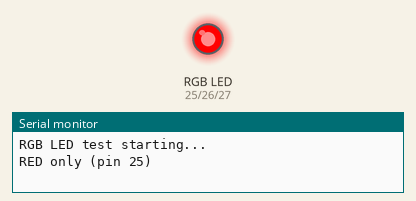
This sketch was run on a simulated ESP32. Shown: an RGB LED mixed from three pins (HIGH = lit), the last lines printed to the serial monitor. Dim RGB values are drawn brighter than linear.

Above: at 0.55 s.
At 1.95 s:
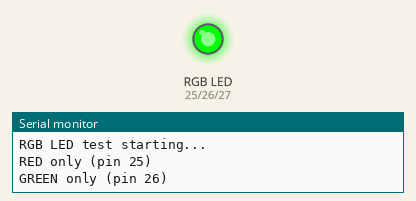
At 3.4 s:
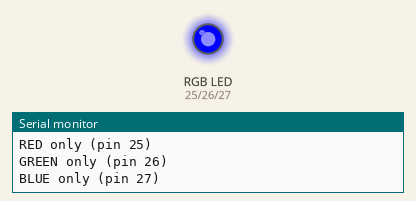
At 6.3 s:
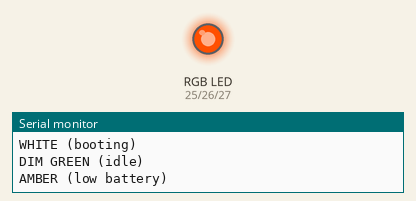
At 9.2 s:
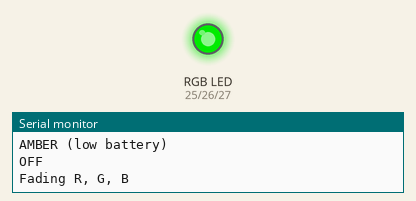
At 12.1 s:
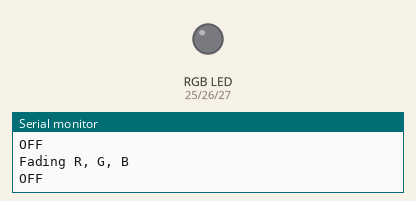
Timing chart, 0 to 15.6 s (numbered marks = the images above):
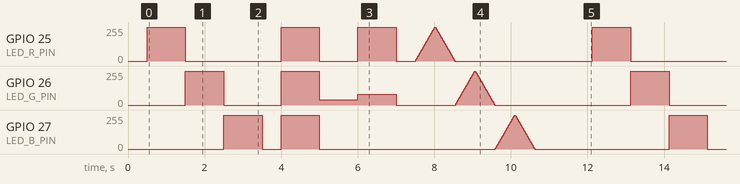

The sketch:

led_test_only.ino
```cpp
// Minimal RGB LED test sketch.
// No WiFi, no IMU, no motor — just cycles the common-cathode RGB LED
// so we can confirm the wiring and each channel works, independent
// of everything else in the full project.
//
// Pins match combined/*_game.ino (R=25, G=26, B=27).
// If the colours come out inverted (off when they should be on), the LED
// is actually common anode — set COMMON_ANODE to true.

#define LED_R_PIN 25
#define LED_G_PIN 26
#define LED_B_PIN 27

#define COMMON_ANODE false

void ledSetColor(int r, int g, int b)
{
    if (COMMON_ANODE)
    {
        r = 255 - r;
        g = 255 - g;
        b = 255 - b;
    }
    analogWrite(LED_R_PIN, r);
    analogWrite(LED_G_PIN, g);
    analogWrite(LED_B_PIN, b);
}

void showColor(const char *name, int r, int g, int b, int ms)
{
    Serial.println(name);
    ledSetColor(r, g, b);
    delay(ms);
}

void setup()
{
    Serial.begin(115200);
    delay(500);
    Serial.println("RGB LED test starting...");

    pinMode(LED_R_PIN, OUTPUT);
    pinMode(LED_G_PIN, OUTPUT);
    pinMode(LED_B_PIN, OUTPUT);
    ledSetColor(0, 0, 0); // ensure it starts off
}

void loop()
{
    // 1. Each channel on its own — checks wiring of every leg
    showColor("RED only (pin 25)", 255, 0, 0, 1000);
    showColor("GREEN only (pin 26)", 0, 255, 0, 1000);
    showColor("BLUE only (pin 27)", 0, 0, 255, 1000);
    showColor("OFF", 0, 0, 0, 500);

    // 2. Mixed colours — same ones the game sketches use
    showColor("WHITE (booting)", 255, 255, 255, 1000);
    showColor("DIM GREEN (idle)", 0, 40, 0, 1000);
    showColor("AMBER (low battery)", 255, 80, 0, 1000);
    showColor("OFF", 0, 0, 0, 500);

    // 3. Brightness fade on each channel — checks PWM works
    Serial.println("Fading R, G, B");
    for (int ch = 0; ch < 3; ch++)
    {
        for (int v = 0; v <= 255; v += 5)
        {
            ledSetColor(ch == 0 ? v : 0, ch == 1 ? v : 0, ch == 2 ? v : 0);
            delay(10);
        }
        for (int v = 255; v >= 0; v -= 5)
        {
            ledSetColor(ch == 0 ? v : 0, ch == 1 ? v : 0, ch == 2 ? v : 0);
            delay(10);
        }
    }

    showColor("OFF", 0, 0, 0, 1500);
}
```

Measured:
- by itself, GPIO 25 (LED_R_PIN), GPIO 26 (LED_G_PIN), GPIO 27 (LED_B_PIN): moves between 0/255 and 255/255, repeating every 11.6 s
